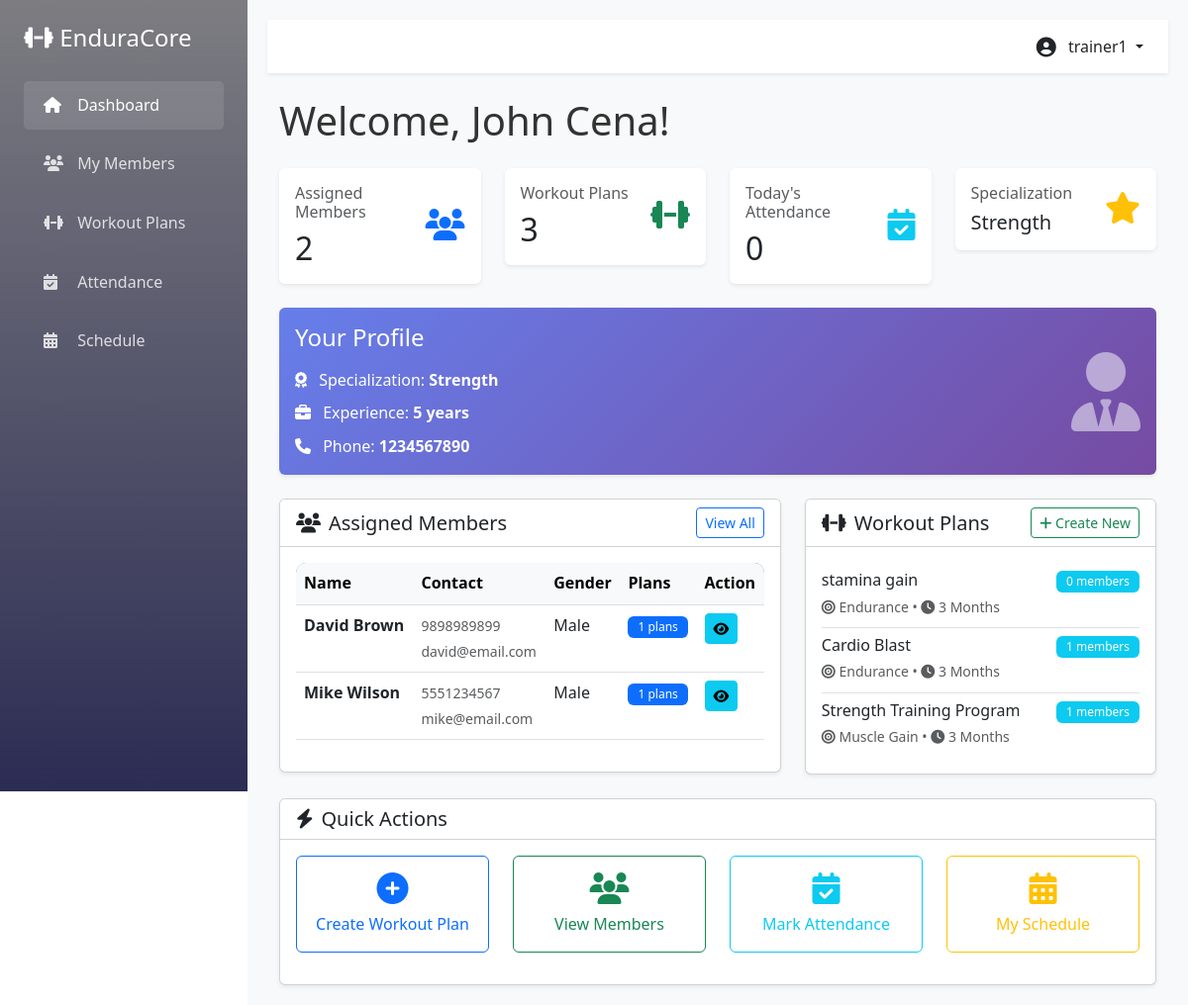
Screenshot of /trainer/dashboard.php (signed in) with the database file from the repository.
### tables this page shows
CREATE TABLE `trainer` (
  `trainer_id` int(11) NOT NULL,
  `account_id` int(11) DEFAULT NULL,
  `trainer_name` varchar(100) NOT NULL,
  `specialization` enum('Strength','Cardio','Yoga','CrossFit','General') DEFAULT NULL,
  `experience_years` int(11) DEFAULT NULL,
  `phone` varchar(20) DEFAULT NULL
);

CREATE TABLE `member` (
  `member_id` int(11) NOT NULL,
  `account_id` int(11) DEFAULT NULL,
  `member_name` varchar(100) NOT NULL,
  `age` int(11) DEFAULT NULL,
  `gender` enum('Male','Female','Other') DEFAULT NULL,
  `phone` varchar(20) DEFAULT NULL,
  `email` varchar(100) DEFAULT NULL,
  `join_date` date DEFAULT NULL
);

CREATE TABLE `workout_plan` (
  `plan_id` int(11) NOT NULL,
  `trainer_id` int(11) DEFAULT NULL,
  `plan_name` varchar(100) NOT NULL,
  `goal` enum('Weight Loss','Muscle Gain','Endurance','Fitness') DEFAULT NULL,
  `duration` enum('1 Month','3 Months','6 Months') DEFAULT NULL
);

### trainer/dashboard.php (the view, shortened to what the rows shown need)
<?php
require_once '../config/db_config.php';
$account_id = $_SESSION['user_id'];
$trainer_id = $account_id - 1;
$trainer_query = "SELECT * FROM TRAINER WHERE trainer_id = ?";
$stmt = $conn->prepare($trainer_query);
$stmt->bind_param("i", $trainer_id);
$stmt->execute();
$trainer = $stmt->get_result()->fetch_assoc();
$members_query = "SELECT COUNT(DISTINCT mwp.member_id) as total
                  FROM member_workout_plan mwp
                  JOIN WORKOUT_PLAN wp ON mwp.plan_id = wp.plan_id
                  WHERE wp.trainer_id = ?";
$stmt = $conn->prepare($members_query);
$stmt->bind_param("i", $trainer_id);
$stmt->execute();
$members_count = $stmt->get_result()->fetch_assoc()['total'];
$plans_query = "SELECT COUNT(*) as total FROM WORKOUT_PLAN WHERE trainer_id = ?";
$stmt = $conn->prepare($plans_query);
$stmt->bind_param("i", $trainer_id);
$stmt->execute();
$plans_count = $stmt->get_result()->fetch_assoc()['total'];
$attendance_query = "SELECT COUNT(DISTINCT a.member_id) as total
                     FROM ATTENDANCE a
                     JOIN member_workout_plan mwp ON a.member_id = mwp.member_id
                     JOIN WORKOUT_PLAN wp ON mwp.plan_id = wp.plan_id
                     WHERE wp.trainer_id = ? AND DATE(a.attendance_date) = CURDATE()";
$stmt = $conn->prepare($attendance_query);
$stmt->bind_param("i", $trainer_id);
$stmt->execute();
$today_attendance = $stmt->get_result()->fetch_assoc()['total'];
$assigned_members = "SELECT DISTINCT m.member_id, m.member_name, m.email, m.phone, m.gender,
                     (SELECT COUNT(*) FROM member_workout_plan mwp2
                      JOIN WORKOUT_PLAN wp2 ON mwp2.plan_id = wp2.plan_id
                      WHERE mwp2.member_id = m.member_id AND wp2.trainer_id = ?) as plan_count
                     FROM MEMBER m
                     JOIN member_workout_plan mwp ON m.member_id = mwp.member_id
                     JOIN WORKOUT_PLAN wp ON mwp.plan_id = wp.plan_id
                     WHERE wp.trainer_id = ?
                     ORDER BY m.member_name
                     LIMIT 10";
$stmt = $conn->prepare($assigned_members);
$stmt->bind_param("ii", $trainer_id, $trainer_id);
$stmt->execute();
$members = $stmt->get_result();
$recent_plans = "SELECT wp.*, COUNT(mwp.member_id) as member_count
                 FROM WORKOUT_PLAN wp
                 LEFT JOIN member_workout_plan mwp ON wp.plan_id = mwp.plan_id
                 WHERE wp.trainer_id = ?
                 GROUP BY wp.plan_id
                 ORDER BY wp.plan_id DESC
                 LIMIT 5";
$stmt = $conn->prepare($recent_plans);
$stmt->bind_param("i", $trainer_id);
$stmt->execute();
$plans = $stmt->get_result();
?>
<!DOCTYPE html>
<html lang="en">
<head>
    <link href="https://cdn.jsdelivr.net/npm/bootstrap@5.3.0/dist/css/bootstrap.min.css" rel="stylesheet">
    <link rel="stylesheet" href="https://cdnjs.cloudflare.com/ajax/libs/font-awesome/6.4.0/css/all.min.css">
    <link rel="stylesheet" href="../css/style.css">
</head>
<body>
    <div class="d-flex">
        <div class="main-content flex-grow-1">
            <div class="container-fluid">
                <h1 class="mb-4">Welcome, <?php echo htmlspecialchars($trainer['trainer_name']); ?>!</h1>
                <div class="row mb-4">
                    <div class="col-md-3">
                        <div class="card stat-card border-0 shadow-sm">
                            <div class="card-body">
                                <div class="d-flex justify-content-between align-items-center">
                                    <div>
                                        <h2 class="mb-0"><?php echo $members_count; ?></h2>
                                    </div>
                                </div>
                            </div>
                        </div>
                    </div>
                    <div class="col-md-3">
                        <div class="card stat-card border-0 shadow-sm">
                            <div class="card-body">
                                <div class="d-flex justify-content-between align-items-center">
                                    <div>
                                        <h2 class="mb-0"><?php echo $plans_count; ?></h2>
                                    </div>
                                </div>
                            </div>
                        </div>
                    </div>
                    <div class="col-md-3">
                        <div class="card stat-card border-0 shadow-sm">
                            <div class="card-body">
                                <div class="d-flex justify-content-between align-items-center">
                                    <div>
                                        <h2 class="mb-0"><?php echo $today_attendance; ?></h2>
                                    </div>
                                </div>
                            </div>
                        </div>
                    </div>
                    <div class="col-md-3">
                        <div class="card stat-card border-0 shadow-sm">
                            <div class="card-body">
                                <div class="d-flex justify-content-between align-items-center">
                                    <div>
                                        <h6 class="text-muted mb-2">Specialization</h6>
                                        <h5 class="mb-0"><?php echo $trainer['specialization']; ?></h5>
                                    </div>
                                </div>
                            </div>
                        </div>
                    </div>
                </div>
                <div class="row mb-4">
                    <div class="col-md-12">
                        <div class="card border-0 shadow-sm" style="background: linear-gradient(135deg, #667eea, #764ba2);">
                            <div class="card-body text-white">
                                <div class="row align-items-center">
                                    <div class="col-md-8">
                                        <p class="mb-2"><i class="fas fa-award me-2"></i> Specialization: <strong><?php echo $trainer['specialization']; ?></strong></p>
                                        <p class="mb-2"><i class="fas fa-briefcase me-2"></i> Experience: <strong><?php echo $trainer['experience_years']; ?> years</strong></p>
                                        <p class="mb-0"><i class="fas fa-phone me-2"></i> Phone: <strong><?php echo $trainer['phone']; ?></strong></p>
                                    </div>
                                </div>
                            </div>
                        </div>
                    </div>
                </div>
                <div class="row">
                    <div class="col-md-7 mb-4">
                        <div class="card shadow-sm">
                            <div class="card-body">
                                <?php if ($members->num_rows > 0): ?>
                                    <div class="table-responsive">
                                        <table class="table table-hover">
                                            <thead class="table-light">
                                                <tr>
                                                    <th>Name</th>
                                                    <th>Contact</th>
                                                    <th>Gender</th>
                                                    <th>Plans</th>
                                                    <th>Action</th>
                                                </tr>
                                            </thead>
                                            <tbody>
                                                <?php while ($member = $members->fetch_assoc()): ?>
                                                    <tr>
                                                        <td><strong><?php echo htmlspecialchars($member['member_name']); ?></strong></td>
                                                        <td>
                                                            <small class="text-muted">
                                                                <?php echo htmlspecialchars($member['phone']); ?><br>
                                                                <?php echo htmlspecialchars($member['email']); ?>
                                                            </small>
                                                        </td>
                                                        <td><?php echo $member['gender']; ?></td>
                                                        <td><span class="badge bg-primary"><?php echo $member['plan_count']; ?> plans</span></td>
                                                        <td>
                                                            <button class="btn btn-sm btn-info">
                                                                <i class="fas fa-eye"></i>
                                                            </button>
                                                        </td>
                                                    </tr>
                                                <?php endwhile; ?>
                                            </tbody>
                                        </table>
                                    </div>
                                <?php else: ?>
                                    <div class="alert alert-info">
                                        <i class="fas fa-info-circle"></i> No members assigned yet.
                                    </div>
                                <?php endif; ?>
                            </div>
                        </div>
                    </div>
                    <div class="col-md-5 mb-4">
                        <div class="card shadow-sm">
                            <div class="card-body">
                                <?php if ($plans->num_rows > 0): ?>
                                    <div class="list-group list-group-flush">
                                        <?php while ($plan = $plans->fetch_assoc()): ?>
                                            <div class="list-group-item px-0">
                                                <div class="d-flex justify-content-between align-items-start">
                                                    <div class="flex-grow-1">
                                                        <h6 class="mb-1"><?php echo htmlspecialchars($plan['plan_name']); ?></h6>
                                                        <small class="text-muted">
                                                            <i class="fas fa-bullseye"></i> <?php echo $plan['goal']; ?> •
                                                            <i class="fas fa-clock"></i> <?php echo $plan['duration']; ?>
                                                        </small>
                                                    </div>
                                                    <span class="badge bg-info"><?php echo $plan['member_count']; ?> members</span>
                                                </div>
                                            </div>
                                        <?php endwhile; ?>
                                    </div>
                                <?php else: ?>
                                    <div class="alert alert-info">
                                        <i class="fas fa-info-circle"></i> No workout plans created yet.
                                    </div>
                                <?php endif; ?>
                            </div>
                        </div>
                    </div>
                </div>
                <div class="row">
                    <div class="col-md-12">
                    </div>
                </div>
            </div>
        </div>
    </div>
</body>
</html>

### rows the page displays
trainer: trainer_name "John Cena", specialization "Strength", experience_years "5", phone "1234567890"
member: member_name "David Brown", phone "9898989899", email "david@email.com", gender "Male", plan_count "1"
member: member_name "Mike Wilson", phone "5551234567", email "mike@email.com", gender "Male", plan_count "1"
workout_plan: plan_name "stamina gain", goal "Endurance", duration "3 Months", member_count "0"
workout_plan: plan_name "Cardio Blast", goal "Endurance", duration "3 Months", member_count "1"
workout_plan: plan_name "Strength Training Program", goal "Muscle Gain", duration "3 Months", member_count "1"

### other values shown
$_SESSION['username'] "trainer1"
$members_count "2"
$plans_count "3"
$today_attendance "0"
